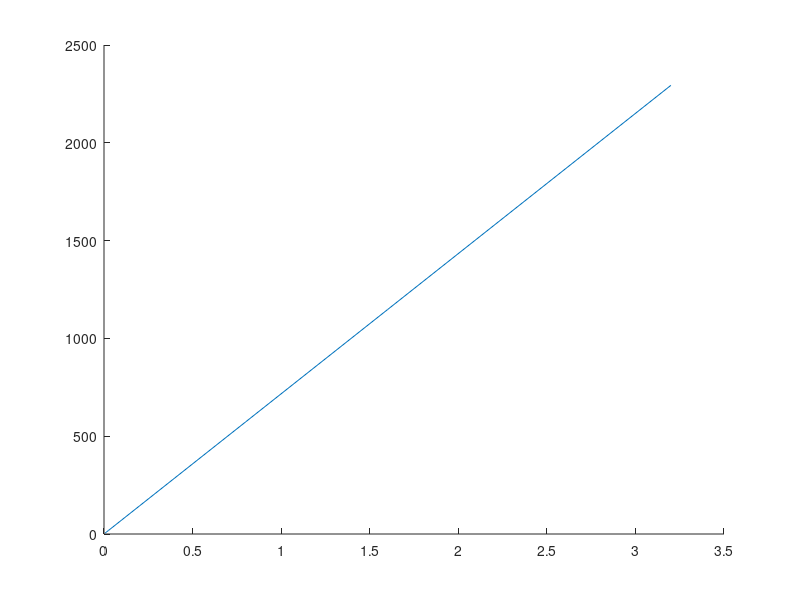

Write MATLAB code to recreate this figure.
% Make a calibration curve for each different odorant 
% Check that PID output is what we should be getting theoretically 
% Check that PID output doubles for each (and match for PPM) 
% all vapor pressures at 25 degrees C from thegoodscents company 
% dilute, then a further 2x dilution. Want to deliver ~100 ppm 

%% Ethyl Butyrate
minoil_molfrac = .177
%water_molfrac = .2775 

vp = 12.80 %mmHg (vapor pressure of the pure odorant) at 25 degrees
conc = [.0063 .0125 .025 .05 .1 .2 .4 .8 1.6 3.2] % mL of odorant 
pressure_atm = 760 % atmospheric pressure in mmHg
density = .875 % wt by volume of pure odorant 
molar_mass = 116.16 % molar mass of pure odorant 

moles = conc*(density/molar_mass) % find mole fraction of the odorant in the mineral oil solution
mole_frac = moles./minoil_molfrac;
partial_pressure = vp*mole_frac % using raoult's law
vapor_conc(1,:) = (partial_pressure./pressure_atm)*(10^6) % in ppm 

% volume of air in odor vials = 15 mL 
% for 1% odor use 1 L/min airflow 
% for .5% odor use .5 L/min airflow 
% need to find where on the curve starting concentration is the same. 
% %% Isoamyl acetate
% % vapor pressure at 68 degrees = 4 mmHg, at 74.7 degrees = 5 mmHg
% 
% vp = 5.6 %mmHg (vapor pressure of the pure odorant)
% conc = [.0063 .0125 .025 .05 .1 .2 .4 .8 1.6 3.2] % mL of odorant 
% pressure_atm = 760 % atmospheric pressure in mmHg
% density = .876 % density of pure odorant in g/mL
% molar_mass = 130.18 % molar mass of pure odorant 
% 
% moles = conc*(density/molar_mass) % find mole fraction of the odorant in the mineral oil solution
% mole_frac = moles./minoil_molfrac;
% partial_pressure = vp*mole_frac % using raoult's law
% vapor_conc(2,:) = (partial_pressure./pressure_atm)*(10^6) % in ppm 
% 
% %% 2 hexanone (methyl-butyl-ketone)
% 
% vp = 11.6 % mmHg (vapor pressure of the pure odorant)
% conc = [.0063 .0125 .025 .05 .1 .2 .4 .8 1.6 3.2] % mL of odorant 
% pressure_atm = 760 % atmospheric pressure in mmHg
% density = .812 % density of pure odorant in g/mL
% molar_mass = 100.16 % molar mass of pure odorant 
% 
% moles = conc*(density/molar_mass) % find mole fraction of the odorant in the mineral oil solution
% mole_frac = moles./minoil_molfrac;
% partial_pressure = vp*mole_frac % using raoult's law
% vapor_conc(3,:) = (partial_pressure./pressure_atm)*(10^6) % in ppm 
% 
% %% Ethyl Tiglate 
% 
% % vp = 4.269 % (vapor pressure of the pure odorant) could only find measurement at 25 celcius 
% % conc = [.0063 .0125 .025 .05 .1 .2 .4 .8 1.6 3.2] % mL of odorant 
% % pressure_atm = 760 % atmospheric pressure in mmHg
% % density = .923 % density of pure odorant in g/mL
% % molar_mass = 128.17 % molar mass of pure odorant 
% % 
% % moles = conc*(density/molar_mass) % find mole fraction of the odorant in the mineral oil solution
% % mole_frac = moles./water_molfrac;
% % partial_pressure = vp*mole_frac % using raoult's law
% % vapor_conc(4,:) = (partial_pressure./pressure_atm)*(10^6) % in ppm 
% 
% %% Acetophenone 
% % 
% % vp = .397 % (vapor pressure of the pure odorant) could only find measurement at 25 celcius 
% % conc = [.0063 .0125 .025 .05 .1 .2 .4 .8 1.6 3.2] % mL of odorant 
% % pressure_atm = 760 % atmospheric pressure in mmHg
% % density = 1.03 % density of pure odorant in g/mL
% % molar_mass = 120.15 % molar mass of pure odorant 
% % 
% % moles = conc*(density/molar_mass) % find mole fraction of the odorant in the mineral oil solution
% % mole_frac = moles./water_molfrac;
% % partial_pressure = vp*mole_frac % using raoult's law
% % vapor_conc(5,:) = (partial_pressure./pressure_atm)*(10^6) % in ppm 
% 
% %% Ethyl Acetate 
% 
% % vp = 111.716 % (vapor pressure of the pure odorant) could only find measurement at 25 celcius 
% % conc = [.0063 .0125 .025 .05 .1 .2 .4 .8 1.6 3.2] % mL of odorant 
% % pressure_atm = 760 % atmospheric pressure in mmHg
% % density = .902 % density of pure odorant in g/mL
% % molar_mass = 88.11 % molar mass of pure odorant 
% % 
% % moles = conc*(density/molar_mass) % find mole fraction of the odorant in the mineral oil solution
% % mole_frac = moles./.177
% % partial_pressure = vp*mole_frac % using raoult's law
% % vapor_conc(6,:) = (partial_pressure./pressure_atm)*(10^6) % in ppm 
% 
% 
% %% Vale (valeraldehyde (pentanal))
% 
% vp = 31.792 % (vapor pressure of the pure odorant) could only find measurement at 25 celcius 
% conc = [.0063 .0125 .025 .05 .1 .2 .4 .8 1.6 3.2] % mL of odorant 
% pressure_atm = 760 % atmospheric pressure in mmHg
% density = .81 % density of pure odorant in g/mL
% molar_mass = 86.13 % molar mass of pure odorant 
% 
% moles = conc*(density/molar_mass) % find mole fraction of the odorant in the mineral oil solution
% mole_frac = moles./minoil_molfrac;
% partial_pressure = vp*mole_frac % using raoult's law
% vapor_conc(4,:) = (partial_pressure./pressure_atm)*(10^6) % in ppm 
% 
% 
% %% Hexanol
% 
% vp = .947 % (vapor pressure of the pure odorant) could only find measurement at 25 celcius 
% conc = [.0063 .0125 .025 .05 .1 .2 .4 .8 1.6 3.2] % mL of odorant 
% pressure_atm = 760 % atmospheric pressure in mmHg
% density = .8153 % density of pure odorant in g/mL
% molar_mass = 102.17 % molar mass of pure odorant 
% 
% moles = conc*(density/molar_mass) % find mole fraction of the odorant in the mineral oil solution
% mole_frac = moles./minoil_molfrac;
% partial_pressure = vp*mole_frac % using raoult's law
% vapor_conc(5,:) = (partial_pressure./pressure_atm)*(10^6) % in ppm 
% % 
%%
%perc_vol = [.0125 .25 .5 1 2 4 8 16 32]  
figure; hold on 
for i = 1:size(vapor_conc,1) 
    %plot(log10(conc), log10(vapor_conc(i,:)))
    plot(conc, vapor_conc(i,:))
end

%%
for i = 1:size(vapor_conc,1)
    coefficients = polyfit(conc, vapor_conc(i,:),1);
    coeffs(i,:) = coefficients;
    odor_vol(i) = (100 - coeffs(i,2))./coeffs(i,1);
end

